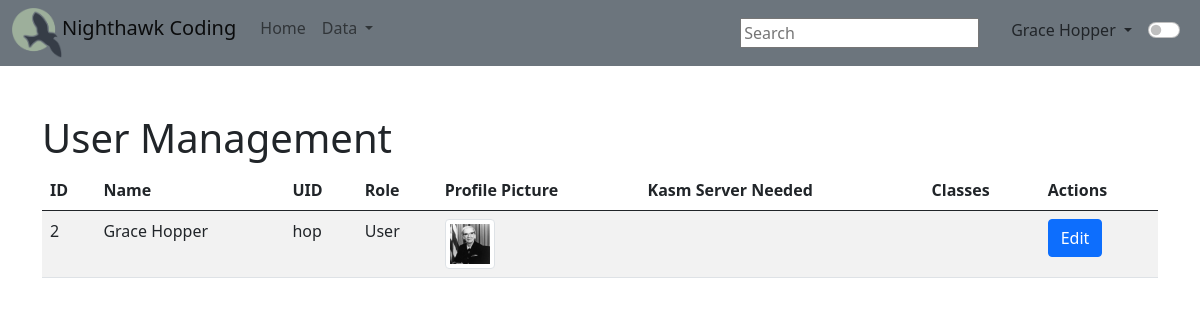
Screenshot of /users/table (signed in) with the database file from the repository.
### model/user.py (models this page shows, shortened)
class User(db.Model, UserMixin):
    __tablename__ = 'users'
    id = db.Column(db.Integer, primary_key=True)
    _name = db.Column(db.String(255), unique=False, nullable=False)
    _uid = db.Column(db.String(255), unique=True, nullable=False)
    _email = db.Column(db.String(255), unique=False, nullable=False)
    _password = db.Column(db.String(255), unique=False, nullable=False)
    _role = db.Column(db.String(20), default="User", nullable=False)
    _pfp = db.Column(db.String(255), unique=False, nullable=True)
    posts = db.relationship('Post', backref='author', lazy=True)
    moderated_groups = db.relationship('Group', backref='moderator', lazy=True)
    @property
    def is_authenticated(self):
        return True
    @property
    def email(self):
        """
        Gets the user's email.

        Returns:
            str: The user's email.
        """
        return self._email
    @property
    def name(self):
        return self._name
    @property
    def uid(self):
        return self._uid
    @property
    def role(self):
        return self._role
    @property
    def pfp(self):
        return self._pfp

### main.py (the view)
@app.route('/users/table')
@login_required
def utable():
    users = User.query.all()
    return render_template("utable.html", user_data=users)

### main.py (called while the page is built)
@login_manager.user_loader
def load_user(user_id):
    return User.query.get(int(user_id))

@app.context_processor
def inject_user():
    return dict(current_user=current_user)

### templates/utable.html (shortened to what this page needs)
{% extends "layouts/base.html" %}
{% block body %}
<div class="container mt-5">
    <h1>User Management</h1>
    <table class="table table-striped" id="userTable">
        <thead>
            <tr>
                <th>ID</th>
                <th>Name</th>
                <th>UID</th>
                <th>Role</th>
                <th>Profile Picture</th>
                <th>Kasm Server Needed</th>
                <th>Classes</th>
                <th>Actions</th>
            </tr>
        </thead>
        <tbody>
            {% for user in user_data %}
            {% if user.id == current_user.id or current_user.role == 'Admin' %}
            <tr>
                <td>{{ user.id }}</td>
                <td>{{ user.name }}</td>
                <td>{{ user.uid }}</td>
                <td>{{ user.role }}</td>
                <td>
                    {% if user.pfp %}
                    <img src="{{ url_for('uploaded_file', filename=user.uid + '/' + user.pfp) }}" alt="Profile Picture" class="img-thumbnail" style="width: 50px; height: 50px;">
                    {% else %}
                    <img src="{{ url_for('static', filename='assets/pythondb.png') }}" alt="Default Profile Picture" class="img-thumbnail" style="width: 50px; height: 50px;">
                    {% endif %}
                </td>
                <td id="kasm-{{ user.id }}">{{ user.kasm_server_needed }}</td>
                <td>
                </td>
                <td>
                    <button class="btn btn-primary edit-btn" data-id="{{ user.id }}">Edit</button>
                </td>
            </tr>
            {% endif %}
            {% endfor %}
        </tbody>
    </table>
</div>
{% endblock %}

### templates/layouts/navbar.html (shortened to what this page needs)
    <nav class="navbar navbar-expand-lg navbar-light bg-secondary">
        <div class="container-fluid">
            <div class="btn-group">
                <img src="{{ url_for('static', filename='assets/ncs_logo.png') }}" width="50" height="50" class="d-inline-block align-center" alt="">
                <a class="navbar-brand" href="https://csp.nighthawkcodingsociety.com/">{{basename}}</a>
                <div class="navbar-nav">
                    <a class="nav-link" href={{ url_for('index') }}>Home</a>
                    <div class="nav-item dropdown">
                        <a class="nav-link dropdown-toggle" href="#" id="navbarDarkDropdownMenuLink" role="button" data-bs-toggle="dropdown" aria-expanded="false">
                          Data
                        </a>
                    </div>
                </div>
            </div>
            <div class="btn-group">
                <div class="px-3" style="height:30px;">
                    <input id="search" type="search" placeholder="Search" aria-label="Search">
                </div>
                {% if current_user.is_authenticated %}
                    <div class="dropdown px-3">
                        <span class="dropdown-toggle link-dark" href="#" role="button" data-bs-toggle="dropdown" aria-expanded="false">
                            {{ current_user.name }}
                        </span>
                    </div>
                {% else %}
                    <a href="{{ url_for('login') }}" class="px-3 link-dark">Login</a>
                {% endif %}
                <div class="form-check form-switch">
                    <input type="checkbox" onclick="darkFunction()" class="form-check-input link-dark" id="darkSwitch">
                </div>
            </div>
        </div>
    </nav>

### templates/layouts/base.html (style rules this page uses)
.navbar { position: static; z-index: 9999; }

### rows the page displays
User: name "Grace Hopper", id "2", uid "hop", role "User", _uid+_pfp (picture)

### other values shown
{{ basename }} "Nighthawk Coding"
